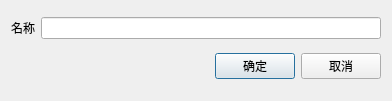
<?xml version="1.0" encoding="UTF-8"?>
<ui version="4.0">
 <class>AddFolderUI</class>
 <widget class="QDialog" name="AddFolderUI">
  <property name="geometry">
   <rect>
    <x>0</x>
    <y>0</y>
    <width>392</width>
    <height>101</height>
   </rect>
  </property>
  <property name="windowTitle">
   <string>添加</string>
  </property>
  <layout class="QVBoxLayout" name="verticalLayout">
   <item>
    <layout class="QHBoxLayout" name="horizontalLayout">
     <item>
      <widget class="QLabel" name="label">
       <property name="text">
        <string>名称</string>
       </property>
      </widget>
     </item>
     <item>
      <widget class="QLineEdit" name="lineEdit"/>
     </item>
    </layout>
   </item>
   <item>
    <layout class="QHBoxLayout">
     <property name="spacing">
      <number>6</number>
     </property>
     <property name="margin">
      <number>0</number>
     </property>
     <item>
      <spacer>
       <property name="orientation">
        <enum>Qt::Horizontal</enum>
       </property>
       <property name="sizeHint" stdset="0">
        <size>
         <width>131</width>
         <height>31</height>
        </size>
       </property>
      </spacer>
     </item>
     <item>
      <widget class="QPushButton" name="okButton">
       <property name="text">
        <string>确定</string>
       </property>
      </widget>
     </item>
     <item>
      <widget class="QPushButton" name="cancelButton">
       <property name="text">
        <string>取消</string>
       </property>
      </widget>
     </item>
    </layout>
   </item>
  </layout>
 </widget>
 <resources/>
 <connections>
  <connection>
   <sender>okButton</sender>
   <signal>clicked()</signal>
   <receiver>AddFolderUI</receiver>
   <slot>accept()</slot>
   <hints>
    <hint type="sourcelabel">
     <x>278</x>
     <y>253</y>
    </hint>
    <hint type="destinationlabel">
     <x>96</x>
     <y>254</y>
    </hint>
   </hints>
  </connection>
  <connection>
   <sender>cancelButton</sender>
   <signal>clicked()</signal>
   <receiver>AddFolderUI</receiver>
   <slot>reject()</slot>
   <hints>
    <hint type="sourcelabel">
     <x>369</x>
     <y>253</y>
    </hint>
    <hint type="destinationlabel">
     <x>179</x>
     <y>282</y>
    </hint>
   </hints>
  </connection>
 </connections>
</ui>
